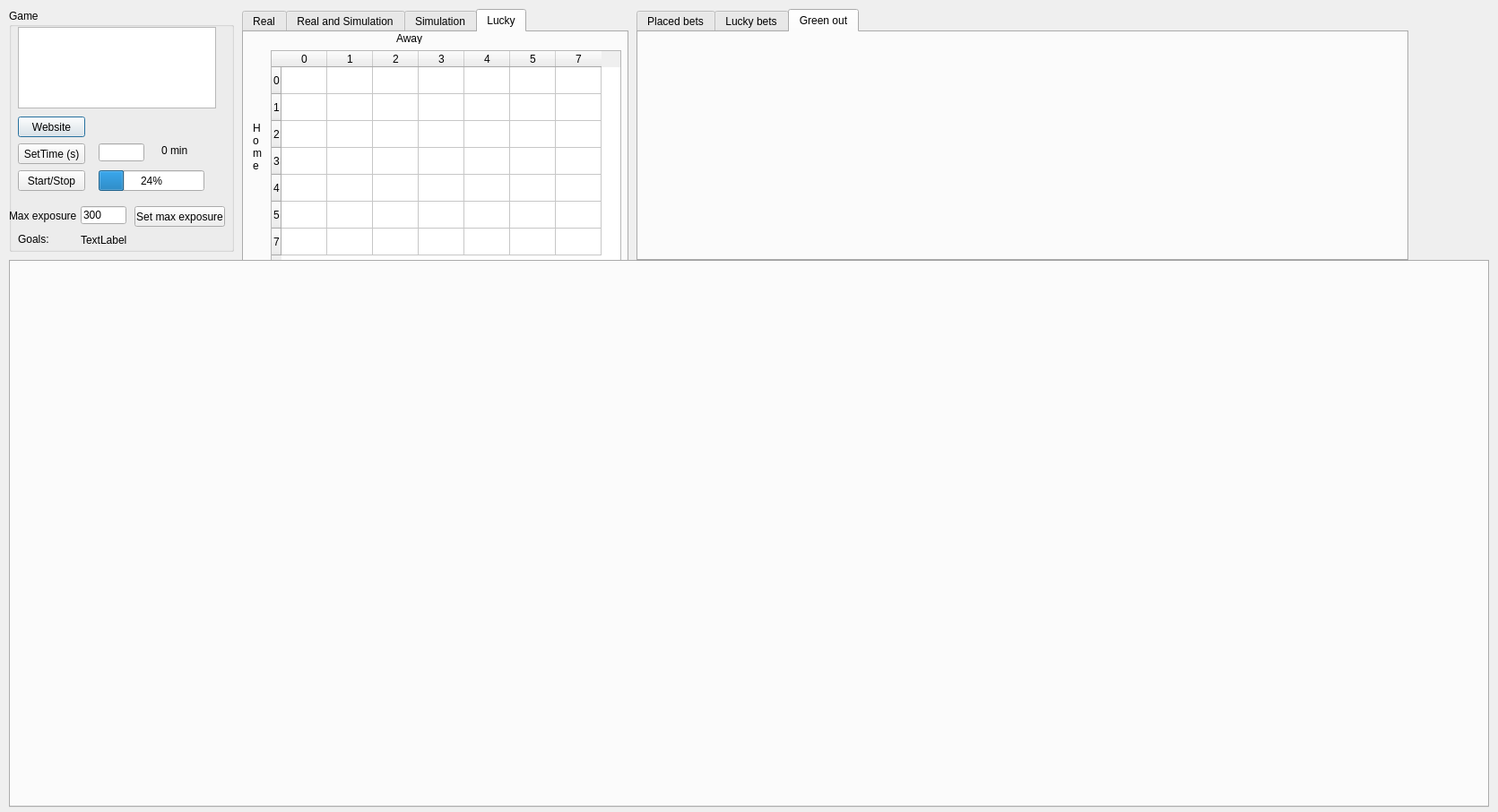
<?xml version="1.0" encoding="UTF-8"?>
<ui version="4.0">
 <class>GameDialog</class>
 <widget class="QDialog" name="GameDialog">
  <property name="geometry">
   <rect>
    <x>0</x>
    <y>0</y>
    <width>1671</width>
    <height>906</height>
   </rect>
  </property>
  <property name="windowTitle">
   <string>Dialog</string>
  </property>
  <widget class="QGroupBox" name="groupBox">
   <property name="geometry">
    <rect>
     <x>10</x>
     <y>10</y>
     <width>251</width>
     <height>271</height>
    </rect>
   </property>
   <property name="title">
    <string>Game</string>
   </property>
   <widget class="QTextEdit" name="textEditGameInfo">
    <property name="geometry">
     <rect>
      <x>10</x>
      <y>20</y>
      <width>221</width>
      <height>91</height>
     </rect>
    </property>
    <property name="readOnly">
     <bool>true</bool>
    </property>
   </widget>
   <widget class="QPushButton" name="pushButtonWebsite">
    <property name="geometry">
     <rect>
      <x>10</x>
      <y>120</y>
      <width>75</width>
      <height>23</height>
     </rect>
    </property>
    <property name="text">
     <string>Website</string>
    </property>
   </widget>
  </widget>
  <widget class="QPushButton" name="pushSetTime">
   <property name="geometry">
    <rect>
     <x>20</x>
     <y>160</y>
     <width>75</width>
     <height>23</height>
    </rect>
   </property>
   <property name="text">
    <string>SetTime (s)</string>
   </property>
  </widget>
  <widget class="QPushButton" name="pushButtonStartStop">
   <property name="geometry">
    <rect>
     <x>20</x>
     <y>190</y>
     <width>75</width>
     <height>23</height>
    </rect>
   </property>
   <property name="autoFillBackground">
    <bool>false</bool>
   </property>
   <property name="text">
    <string>Start/Stop</string>
   </property>
  </widget>
  <widget class="QProgressBar" name="progressBar">
   <property name="geometry">
    <rect>
     <x>110</x>
     <y>190</y>
     <width>118</width>
     <height>23</height>
    </rect>
   </property>
   <property name="value">
    <number>24</number>
   </property>
  </widget>
  <widget class="QLineEdit" name="lineEditSetTime">
   <property name="geometry">
    <rect>
     <x>110</x>
     <y>160</y>
     <width>51</width>
     <height>20</height>
    </rect>
   </property>
  </widget>
  <widget class="QLabel" name="labelGameTime">
   <property name="geometry">
    <rect>
     <x>180</x>
     <y>160</y>
     <width>51</width>
     <height>16</height>
    </rect>
   </property>
   <property name="text">
    <string>0 min</string>
   </property>
  </widget>
  <widget class="QLineEdit" name="lineEditMaxExposure">
   <property name="geometry">
    <rect>
     <x>90</x>
     <y>230</y>
     <width>51</width>
     <height>20</height>
    </rect>
   </property>
   <property name="text">
    <string>300</string>
   </property>
  </widget>
  <widget class="QLabel" name="label">
   <property name="geometry">
    <rect>
     <x>10</x>
     <y>230</y>
     <width>81</width>
     <height>21</height>
    </rect>
   </property>
   <property name="text">
    <string>Max exposure</string>
   </property>
  </widget>
  <widget class="QPushButton" name="pushButtonSetMaxExposure">
   <property name="geometry">
    <rect>
     <x>150</x>
     <y>230</y>
     <width>101</width>
     <height>23</height>
    </rect>
   </property>
   <property name="text">
    <string>Set max exposure</string>
   </property>
  </widget>
  <widget class="QTabWidget" name="tabWidget">
   <property name="geometry">
    <rect>
     <x>270</x>
     <y>10</y>
     <width>431</width>
     <height>291</height>
    </rect>
   </property>
   <property name="currentIndex">
    <number>3</number>
   </property>
   <widget class="QWidget" name="tab">
    <attribute name="title">
     <string>Real</string>
    </attribute>
    <widget class="QTableWidget" name="tableWidgetResMatReal">
     <property name="geometry">
      <rect>
       <x>30</x>
       <y>20</y>
       <width>391</width>
       <height>241</height>
      </rect>
     </property>
     <property name="autoScrollMargin">
      <number>16</number>
     </property>
     <attribute name="horizontalHeaderDefaultSectionSize">
      <number>51</number>
     </attribute>
     <row>
      <property name="text">
       <string>0</string>
      </property>
     </row>
     <row>
      <property name="text">
       <string>1</string>
      </property>
     </row>
     <row>
      <property name="text">
       <string>2</string>
      </property>
     </row>
     <row>
      <property name="text">
       <string>3</string>
      </property>
     </row>
     <row>
      <property name="text">
       <string>4</string>
      </property>
     </row>
     <row>
      <property name="text">
       <string>5</string>
      </property>
     </row>
     <row>
      <property name="text">
       <string>7</string>
      </property>
     </row>
     <column>
      <property name="text">
       <string>0</string>
      </property>
     </column>
     <column>
      <property name="text">
       <string>1</string>
      </property>
     </column>
     <column>
      <property name="text">
       <string>2</string>
      </property>
     </column>
     <column>
      <property name="text">
       <string>3</string>
      </property>
     </column>
     <column>
      <property name="text">
       <string>4</string>
      </property>
     </column>
     <column>
      <property name="text">
       <string>5</string>
      </property>
     </column>
     <column>
      <property name="text">
       <string>7</string>
      </property>
     </column>
    </widget>
    <widget class="QLabel" name="label_6">
     <property name="geometry">
      <rect>
       <x>190</x>
       <y>0</y>
       <width>47</width>
       <height>13</height>
      </rect>
     </property>
     <property name="text">
      <string>Away</string>
     </property>
    </widget>
    <widget class="QLabel" name="label_7">
     <property name="geometry">
      <rect>
       <x>10</x>
       <y>100</y>
       <width>16</width>
       <height>61</height>
      </rect>
     </property>
     <property name="text">
      <string>&lt;html&gt;&lt;head/&gt;&lt;body&gt;H&lt;br&gt;o&lt;br&gt;m&lt;br&gt;e&lt;br&gt;&lt;/body&gt;&lt;/html&gt;</string>
     </property>
    </widget>
   </widget>
   <widget class="QWidget" name="tab_3">
    <attribute name="title">
     <string>Real and Simulation</string>
    </attribute>
    <widget class="QTableWidget" name="tableWidgetResMatRealnSim">
     <property name="geometry">
      <rect>
       <x>30</x>
       <y>20</y>
       <width>391</width>
       <height>241</height>
      </rect>
     </property>
     <property name="autoScrollMargin">
      <number>16</number>
     </property>
     <attribute name="horizontalHeaderDefaultSectionSize">
      <number>51</number>
     </attribute>
     <row>
      <property name="text">
       <string>0</string>
      </property>
     </row>
     <row>
      <property name="text">
       <string>1</string>
      </property>
     </row>
     <row>
      <property name="text">
       <string>2</string>
      </property>
     </row>
     <row>
      <property name="text">
       <string>3</string>
      </property>
     </row>
     <row>
      <property name="text">
       <string>4</string>
      </property>
     </row>
     <row>
      <property name="text">
       <string>5</string>
      </property>
     </row>
     <row>
      <property name="text">
       <string>6</string>
      </property>
     </row>
     <column>
      <property name="text">
       <string>0</string>
      </property>
     </column>
     <column>
      <property name="text">
       <string>1</string>
      </property>
     </column>
     <column>
      <property name="text">
       <string>2</string>
      </property>
     </column>
     <column>
      <property name="text">
       <string>3</string>
      </property>
     </column>
     <column>
      <property name="text">
       <string>4</string>
      </property>
     </column>
     <column>
      <property name="text">
       <string>5</string>
      </property>
     </column>
     <column>
      <property name="text">
       <string>6</string>
      </property>
     </column>
    </widget>
    <widget class="QLabel" name="label_2">
     <property name="geometry">
      <rect>
       <x>170</x>
       <y>0</y>
       <width>47</width>
       <height>13</height>
      </rect>
     </property>
     <property name="text">
      <string>Away</string>
     </property>
    </widget>
    <widget class="QLabel" name="label_3">
     <property name="geometry">
      <rect>
       <x>10</x>
       <y>100</y>
       <width>16</width>
       <height>61</height>
      </rect>
     </property>
     <property name="text">
      <string>&lt;html&gt;&lt;head/&gt;&lt;body&gt;H&lt;br&gt;o&lt;br&gt;m&lt;br&gt;e&lt;br&gt;&lt;/body&gt;&lt;/html&gt;</string>
     </property>
    </widget>
   </widget>
   <widget class="QWidget" name="tab_2">
    <attribute name="title">
     <string>Simulation</string>
    </attribute>
    <widget class="QTableWidget" name="tableWidgetResMatSimulation">
     <property name="geometry">
      <rect>
       <x>30</x>
       <y>20</y>
       <width>391</width>
       <height>241</height>
      </rect>
     </property>
     <property name="autoScrollMargin">
      <number>16</number>
     </property>
     <attribute name="horizontalHeaderDefaultSectionSize">
      <number>51</number>
     </attribute>
     <row>
      <property name="text">
       <string>0</string>
      </property>
     </row>
     <row>
      <property name="text">
       <string>1</string>
      </property>
     </row>
     <row>
      <property name="text">
       <string>2</string>
      </property>
     </row>
     <row>
      <property name="text">
       <string>3</string>
      </property>
     </row>
     <row>
      <property name="text">
       <string>4</string>
      </property>
     </row>
     <row>
      <property name="text">
       <string>5</string>
      </property>
     </row>
     <row>
      <property name="text">
       <string>7</string>
      </property>
     </row>
     <column>
      <property name="text">
       <string>0</string>
      </property>
     </column>
     <column>
      <property name="text">
       <string>1</string>
      </property>
     </column>
     <column>
      <property name="text">
       <string>2</string>
      </property>
     </column>
     <column>
      <property name="text">
       <string>3</string>
      </property>
     </column>
     <column>
      <property name="text">
       <string>4</string>
      </property>
     </column>
     <column>
      <property name="text">
       <string>5</string>
      </property>
     </column>
     <column>
      <property name="text">
       <string>7</string>
      </property>
     </column>
    </widget>
    <widget class="QLabel" name="label_4">
     <property name="geometry">
      <rect>
       <x>180</x>
       <y>0</y>
       <width>47</width>
       <height>13</height>
      </rect>
     </property>
     <property name="text">
      <string>Away</string>
     </property>
    </widget>
    <widget class="QLabel" name="label_8">
     <property name="geometry">
      <rect>
       <x>10</x>
       <y>110</y>
       <width>16</width>
       <height>61</height>
      </rect>
     </property>
     <property name="text">
      <string>&lt;html&gt;&lt;head/&gt;&lt;body&gt;H&lt;br&gt;o&lt;br&gt;m&lt;br&gt;e&lt;br&gt;&lt;/body&gt;&lt;/html&gt;</string>
     </property>
    </widget>
   </widget>
   <widget class="QWidget" name="tab_5">
    <attribute name="title">
     <string>Lucky</string>
    </attribute>
    <widget class="QTableWidget" name="tableWidgetResMatLucky">
     <property name="geometry">
      <rect>
       <x>30</x>
       <y>20</y>
       <width>391</width>
       <height>241</height>
      </rect>
     </property>
     <property name="autoScrollMargin">
      <number>16</number>
     </property>
     <attribute name="horizontalHeaderDefaultSectionSize">
      <number>51</number>
     </attribute>
     <row>
      <property name="text">
       <string>0</string>
      </property>
     </row>
     <row>
      <property name="text">
       <string>1</string>
      </property>
     </row>
     <row>
      <property name="text">
       <string>2</string>
      </property>
     </row>
     <row>
      <property name="text">
       <string>3</string>
      </property>
     </row>
     <row>
      <property name="text">
       <string>4</string>
      </property>
     </row>
     <row>
      <property name="text">
       <string>5</string>
      </property>
     </row>
     <row>
      <property name="text">
       <string>7</string>
      </property>
     </row>
     <column>
      <property name="text">
       <string>0</string>
      </property>
     </column>
     <column>
      <property name="text">
       <string>1</string>
      </property>
     </column>
     <column>
      <property name="text">
       <string>2</string>
      </property>
     </column>
     <column>
      <property name="text">
       <string>3</string>
      </property>
     </column>
     <column>
      <property name="text">
       <string>4</string>
      </property>
     </column>
     <column>
      <property name="text">
       <string>5</string>
      </property>
     </column>
     <column>
      <property name="text">
       <string>7</string>
      </property>
     </column>
    </widget>
    <widget class="QLabel" name="label_5">
     <property name="geometry">
      <rect>
       <x>170</x>
       <y>0</y>
       <width>47</width>
       <height>13</height>
      </rect>
     </property>
     <property name="text">
      <string>Away</string>
     </property>
    </widget>
    <widget class="QLabel" name="label_9">
     <property name="geometry">
      <rect>
       <x>10</x>
       <y>100</y>
       <width>16</width>
       <height>61</height>
      </rect>
     </property>
     <property name="text">
      <string>&lt;html&gt;&lt;head/&gt;&lt;body&gt;H&lt;br&gt;o&lt;br&gt;m&lt;br&gt;e&lt;br&gt;&lt;/body&gt;&lt;/html&gt;</string>
     </property>
    </widget>
   </widget>
  </widget>
  <widget class="QLabel" name="labelGoals">
   <property name="geometry">
    <rect>
     <x>90</x>
     <y>260</y>
     <width>101</width>
     <height>16</height>
    </rect>
   </property>
   <property name="text">
    <string>TextLabel</string>
   </property>
  </widget>
  <widget class="QTabWidget" name="tabWidgetBfBets">
   <property name="geometry">
    <rect>
     <x>10</x>
     <y>290</y>
     <width>1651</width>
     <height>611</height>
    </rect>
   </property>
   <property name="currentIndex">
    <number>-1</number>
   </property>
  </widget>
  <widget class="QTabWidget" name="tabWidgetBetsInfo">
   <property name="geometry">
    <rect>
     <x>710</x>
     <y>10</y>
     <width>861</width>
     <height>281</height>
    </rect>
   </property>
   <property name="currentIndex">
    <number>2</number>
   </property>
   <widget class="QWidget" name="tab_4">
    <attribute name="title">
     <string>Placed bets</string>
    </attribute>
    <widget class="QTableWidget" name="tableWidgetPlacedBets">
     <property name="geometry">
      <rect>
       <x>10</x>
       <y>10</y>
       <width>841</width>
       <height>241</height>
      </rect>
     </property>
     <property name="selectionMode">
      <enum>QAbstractItemView::ExtendedSelection</enum>
     </property>
     <property name="selectionBehavior">
      <enum>QAbstractItemView::SelectRows</enum>
     </property>
     <column>
      <property name="text">
       <string>BetId</string>
      </property>
     </column>
     <column>
      <property name="text">
       <string>Error</string>
      </property>
     </column>
     <column>
      <property name="text">
       <string>Side</string>
      </property>
     </column>
     <column>
      <property name="text">
       <string>Price</string>
      </property>
     </column>
     <column>
      <property name="text">
       <string>Size</string>
      </property>
     </column>
     <column>
      <property name="text">
       <string>Status</string>
      </property>
     </column>
     <column>
      <property name="text">
       <string>MarketId</string>
      </property>
     </column>
    </widget>
   </widget>
   <widget class="QWidget" name="tabLuckyBets">
    <attribute name="title">
     <string>Lucky bets</string>
    </attribute>
   </widget>
   <widget class="QWidget" name="tab_6">
    <attribute name="title">
     <string>Green out</string>
    </attribute>
   </widget>
  </widget>
  <widget class="QLabel" name="label_10">
   <property name="geometry">
    <rect>
     <x>20</x>
     <y>260</y>
     <width>47</width>
     <height>13</height>
    </rect>
   </property>
   <property name="text">
    <string>Goals: </string>
   </property>
  </widget>
 </widget>
 <resources/>
 <connections/>
</ui>
